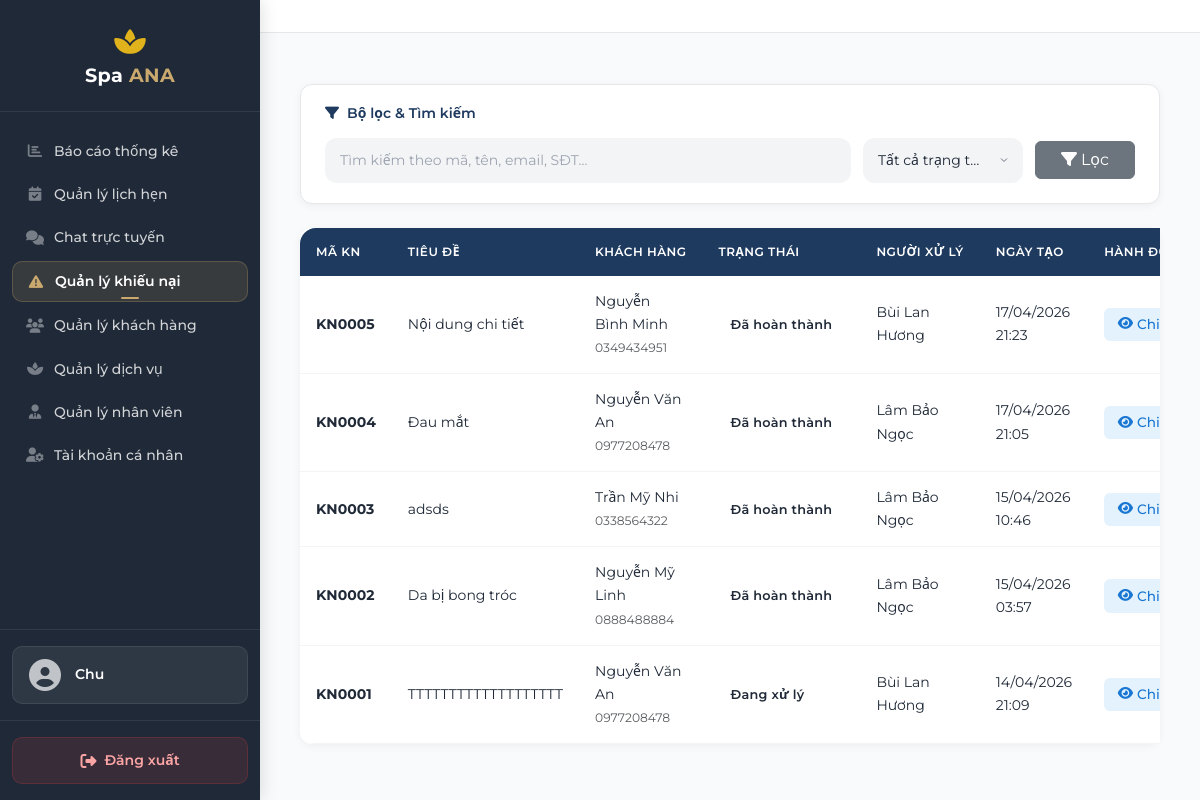
The app's page /manage/complaints/ (signed in) with its own data.
### complaints/models.py (models this page shows, shortened)
class Complaint(models.Model):
    STATUS_CHOICES = [
        ('NEW', 'Mới tạo'),
        ('IN_PROGRESS', 'Đang xử lý'),
        ('RESOLVED', 'Đã hoàn thành'),
    ]
    code = models.CharField(max_length=10, unique=True, blank=True, verbose_name='Mã khiếu nại')
    customer = models.ForeignKey(
        'customers.CustomerProfile', on_delete=models.SET_NULL,
        null=True, blank=True,
        related_name='complaints', verbose_name='Khách hàng'
    )
    full_name = models.CharField(max_length=100, verbose_name='Họ và tên')
    phone = models.CharField(max_length=15, verbose_name='Số điện thoại')
    email = models.CharField(max_length=255, blank=True, null=True, verbose_name='Email')
    customer_name_snapshot = models.CharField(max_length=100, blank=True, null=True, verbose_name='Tên KH (snapshot)')
    customer_phone_snapshot = models.CharField(max_length=15, blank=True, null=True, verbose_name='SĐT KH (snapshot)')
    customer_email_snapshot = models.CharField(max_length=255, blank=True, null=True, verbose_name='Email KH (snapshot)')
    title = models.CharField(max_length=200, verbose_name='Tiêu đề khiếu nại')
    content = models.TextField(verbose_name='Nội dung khiếu nại')
    incident_date = models.DateTimeField(blank=True, null=True, verbose_name='Ngày xảy ra sự cố')
    appointment_code = models.CharField(max_length=10, blank=True, null=True, verbose_name='Mã lịch hẹn liên quan')
    related_service = models.ForeignKey(
        'spa_services.Service', on_delete=models.SET_NULL,
        null=True, blank=True, verbose_name='Dịch vụ liên quan'
    )
    expected_solution = models.CharField(max_length=1000, blank=True, null=True, verbose_name='Giải pháp mong muốn')
    status = models.CharField(max_length=20, choices=STATUS_CHOICES, default='NEW', verbose_name='Trạng thái')
    assigned_to = models.ForeignKey(
        User, on_delete=models.SET_NULL,
        null=True, blank=True,
        related_name='assigned_complaints', verbose_name='Người phụ trách'
    )
    resolution = models.TextField(blank=True, null=True, verbose_name='Kết quả xử lý')
    note = models.TextField(blank=True, null=True, verbose_name='Ghi chú nội bộ')
    resolved_at = models.DateTimeField(null=True, blank=True, verbose_name='Thời điểm giải quyết xong')
    created_at = models.DateTimeField(auto_now_add=True, verbose_name='Thời điểm tạo')
    updated_at = models.DateTimeField(auto_now=True, null=True, blank=True, verbose_name='Thời điểm cập nhật')
    class Meta:
        db_table = 'complaints'
        verbose_name = 'Khiếu nại'
        verbose_name_plural = 'Khiếu nại'
        ordering = ['-created_at']
        indexes = [
            models.Index(fields=['code']),
            models.Index(fields=['status', 'created_at']),
            models.Index(fields=['assigned_to']),
        ]
        constraints = [
            models.CheckConstraint(
                check=models.Q(status__in=['NEW', 'IN_PROGRESS', 'RESOLVED']),
                name='complaint_status_valid'
            ),
            models.CheckConstraint(
                check=models.Q(resolved_at__isnull=True) | models.Q(resolved_at__gte=models.F('created_at')),
                name='complaint_resolved_at_valid'
            ),
        ]

### complaints/views.py (the view, shortened to what this page needs)
# urls.py: path('manage/complaints/', views.admin_complaints, name='admin_complaints'),
@login_required(login_url='accounts:login')
def admin_complaints(request):
    if not (request.user.is_staff or request.user.is_superuser):
        messages.error(request, 'Bạn không có quyền truy cập trang này.')
        return redirect('pages:home')
    complaints_list = Complaint.objects.all().order_by('-created_at')
    search = request.GET.get('search', '')
    status = request.GET.get('status', '')
    if status:
        complaints_list = complaints_list.filter(status=status)
    paginator = Paginator(complaints_list, 10)
    page = request.GET.get('page', 1)
    complaints = paginator.get_page(page)
    context = {
        'complaints': complaints,
        'search': search,
        'status_filter': status,
    }
    return render(request, 'manage/pages/admin_complaints.html', context)

### templates/manage/pages/admin_complaints.html (shortened to what this page needs)
{% extends "manage/base.html" %}
{% load static %}
{% block content %}
<div class="container-fluid py-4">
    <div class="filter-section">
        <h6><i class="fas fa-filter me-2"></i>Bộ lọc & Tìm kiếm</h6>
        <form method="get" class="filter-row" id="complaintsFilterForm">
            <div class="search-input">
                <input type="text" class="form-control" name="search" id="complaintsSearch" value="{{ search }}" placeholder="Tìm kiếm theo mã, tên, email, SĐT...">
            </div>
            <div class="filter-select">
                <select class="form-select" name="status" id="complaintsStatus">
                    <option value="">Tất cả trạng thái</option>
                </select>
            </div>
            <div class="filter-btn">
                <button type="button" class="btn btn-secondary w-100 btn-nowrap" id="complaintsFilterBtn">
                </button>
            </div>
        </form>
    </div>
    <div class="card table-card">
        <div class="table-responsive">
            <table class="table admin-table table-hover mb-0">
                <thead>
                    <tr>
                    <th>Mã KN</th>
                        <th>Tiêu đề</th>
                        <th>Khách hàng</th>
                        <th>Trạng thái</th>
                        <th>Người xử lý</th>
                        <th>Ngày tạo</th>
                        <th class="action-col">Hành động</th>
                    </tr>
                </thead>
                <tbody>
                    {% for complaint in complaints %}
                    <tr>
                        <td><strong>{{ complaint.code }}</strong></td>
                        <td>{{ complaint.title|truncatechars:30 }}</td>
                        <td>
                            {{ complaint.customer_name_snapshot }}<br>
                            <small class="text-muted">{{ complaint.customer_phone_snapshot }}</small>
                        </td>
                        <td><span class="status-badge status-{{ complaint.status }}">{{ complaint.get_status_display }}</span></td>
                        <td>
                            {% if complaint.assigned_to %}
                                {{ complaint.assigned_to.get_full_name|default:complaint.assigned_to.username }}
                            {% else %}
                                <em class="text-muted">Chưa phân công</em>
                            {% endif %}
                        </td>
                        <td>{{ complaint.created_at|date:"d/m/Y H:i" }}</td>
                        <td class="action-col">
                            <a href="{% url 'complaints:admin_complaint_detail' complaint.id %}" class="btn btn-action btn-view">
                                <i class="fas fa-eye"></i> <span>Chi tiết</span>
                            </a>
                        </td>
                    </tr>
                    {% endfor %}
                </tbody>
            </table>
        </div>
    </div>
</div>
{% endblock %}

### templates/manage/includes/sidebar.html (shortened to what this page needs)
{% load static %}
<nav class="admin-sidebar" id="sidebar">
    <div class="sidebar-header">
        <i class="fas fa-spa fa-2x mb-2" style="color: #E0B21B;"></i>
        <h3>Spa <span>ANA</span></h3>
    </div>
    <ul class="nav flex-column sidebar-nav">
        {% if request.user.is_superuser %}
        <li class="nav-item">
            <a class="nav-link {% if request.resolver_match.url_name == 'admin_reports' %}active{% endif %}" href="{% url 'reports:admin_reports' %}">
                <i class="fas fa-chart-bar"></i>
                Báo cáo thống kê
            </a>
        </li>
        {% endif %}
        <li class="nav-item">
            <a class="nav-link {% if request.resolver_match.url_name == 'admin_appointments' %}active{% endif %}" href="{% url 'appointments:admin_appointments' %}">
                <i class="fas fa-calendar-check"></i>
                <span class="sidebar-link-label">Quản lý lịch hẹn</span>
            </a>
        </li>
        <li class="nav-item">
            <a class="nav-link sidebar-chat-link {% if request.resolver_match.url_name == 'admin_live_chat' %}active{% endif %}" href="{% url 'chat:admin_live_chat' %}">
                <i class="fas fa-comments"></i>
                <span class="sidebar-link-label">Chat trực tuyến</span>
            </a>
        </li>
        <li class="nav-item">
            <a class="nav-link {% if request.resolver_match.url_name == 'admin_complaints' %}active{% endif %}" href="{% url 'complaints:admin_complaints' %}">
                <i class="fas fa-exclamation-triangle"></i>
                <span class="sidebar-link-label">Quản lý khiếu nại</span>
            </a>
        </li>
        <li class="nav-item">
            <a class="nav-link {% if request.resolver_match.url_name == 'admin_customers' %}active{% endif %}" href="{% url 'customers:admin_customers' %}">
                <i class="fas fa-users"></i>
                Quản lý khách hàng
            </a>
        </li>
        <li class="nav-item">
            <a class="nav-link {% if request.resolver_match.url_name == 'admin_services' %}active{% endif %}" href="{% url 'spa_services:admin_services' %}">
                <i class="fas fa-spa"></i>
                Quản lý dịch vụ
            </a>
        </li>
        {% if request.user.is_superuser %}
        <li class="nav-item">
            <a class="nav-link {% if request.resolver_match.url_name == 'admin_staff' %}active{% endif %}" href="{% url 'staff:admin_staff' %}">
                <i class="fas fa-user-tie"></i>
                Quản lý nhân viên
            </a>
        </li>
        {% endif %}
        <li class="nav-item">
            <a class="nav-link {% if request.resolver_match.url_name == 'admin_profile' %}active{% endif %}" href="{% url 'admin_panel:admin_profile' %}">
                <i class="fas fa-user-cog"></i>
                Tài khoản cá nhân
            </a>
        </li>
    </ul>
    <div class="sidebar-user-info">
        <div class="user-avatar-section">
            <div class="user-avatar">
                <i class="fas fa-user-circle"></i>
            </div>
            <div class="user-name">
                {% if request.user.customerprofile.full_name %}
                    {{ request.user.customerprofile.full_name }}
                {% else %}
                    {{ request.user.username }}
                {% endif %}
            </div>
        </div>
    </div>
    <div class="sidebar-footer">
        <a href="{% url 'admin_panel:admin_logout' %}" class="btn btn-logout logout-link">
            <i class="fas fa-sign-out-alt"></i>
            Đăng xuất
        </a>
    </div>
</nav>

### static/css/style.css (style rules this page uses)
:root { --gold: #c9a96e; --gold-light: #e8d5b0; --gold-muted: rgba(201,169,110,.10); --gold-hover: #b8935a; --gold-border: rgba(201,169,110,.30); --text-primary: #1f2937; --text-secondary: #6b7280; --text-muted: #9ca3af; --bg-page: #f9fafb; --bg-white: #ffffff; --bg-subtle: #f3f4f6; --bg-hover: #f0f0ee; --status-pending-bg: #fefce8; --status-pending-text: #92400e; --status-confirm-bg: #eff6ff; --status-confirm-text: #1e40af; --status-done-bg: #f0fdf4; --status-done-text: #166534; --status-cancel-bg: #f3f4f6; --status-cancel-text: #4b5563; --status-reject-bg: #fee2e2; --status-reject-text: #b91c1c; --danger: #ef4444; --danger-light: #fee2e2; --danger-text: #991b1b; --success: #22c55e; --success-light: #dcfce7; --success-text: #166534; --warning-light: #fefce8; --warning-text: #92400e; --border: #e5e7eb; --shadow-xs: 0 1px 3px rgba(0,0,0,.05); --shadow-sm: 0 2px 8px rgba(0,0,0,.07); --shadow-md: 0 4px 16px rgba(0,0,0,.09); --shadow-gold: 0 4px 16px rgba(201,169,110,.20); --r-sm: 8px; --r-md: 12px; --r-lg: 16px; --r-xl: 20px; --r-pill: 999px; --sp-xs: 8px; --sp-sm: 12px; --sp-md: 20px; --sp-lg: 28px; --sp-xl: 40px; --font-ui: 'Montserrat', system-ui, sans-serif; --ease: all .2s ease; --navbar-h: 68px; }
*, *::before, *::after { box-sizing: border-box; margin: 0; padding: 0; }
body { font-family: var(--font-ui); font-size: 15px; line-height: 1.65; color: var(--text-primary); background: var(--bg-page); -webkit-font-smoothing: antialiased; overflow-x: hidden; }
a { text-decoration: none; transition: var(--ease); }
button { font-family: var(--font-ui); }
.nav-link { font-size: .875rem; font-weight: 500; color: var(--text-secondary) !important; padding: .5rem .875rem !important; border-radius: var(--r-sm); transition: var(--ease); position: relative; }
.nav-link.active { color: var(--text-primary) !important; font-weight: 600; }
.nav-link.active::after { content: ''; position: absolute; bottom: 2px; left: 50%; transform: translateX(-50%); width: 18px; height: 2px; background: var(--gold); border-radius: 2px; }
.form-control, .form-select, .lux-input, .lux-select, .lux-textarea { display: block; width: 100%; padding: 11px 14px; background: var(--bg-subtle); border: 1px solid transparent; border-radius: var(--r-md); font-family: var(--font-ui); font-size: .875rem; color: var(--text-primary); transition: var(--ease); outline: none; appearance: none; -webkit-appearance: none; }
.form-control::placeholder, .lux-input::placeholder, .lux-textarea::placeholder { color: var(--text-muted); }
.form-select { background-repeat: no-repeat; background-position: right 12px center; padding-right: 36px; }
.btn-lux-full, .w-100 { width: 100%; }
.card, .lux-card { background: var(--bg-white); border-radius: var(--r-lg); border: 1px solid var(--border); box-shadow: var(--shadow-sm); transition: box-shadow .2s, transform .2s; }
.lux-badge, .status-badge { display: inline-flex; align-items: center; gap: 5px; padding: 4px 11px; border-radius: var(--r-pill); font-size: .72rem; font-weight: 600; letter-spacing: .02em; white-space: nowrap; }
.table { border-radius: var(--r-lg); overflow: hidden; }
.table thead { background: var(--bg-subtle); color: var(--text-primary); }
.table thead th { border: none; font-weight: 600; font-size: .78rem; text-transform: uppercase; letter-spacing: .04em; color: var(--text-secondary); padding: .875rem 1rem; }
.table tbody tr { border-bottom: 1px solid var(--border); transition: background .15s; }
.table tbody td { padding: .875rem 1rem; vertical-align: middle; }

### records on screen
Complaint: code "KN0005", title "Nội dung chi tiết", customer_name_snapshot "Nguyễn Bình Minh", customer_phone_snapshot "0349434951", status "Đã hoàn thành", assigned_to.get_full_name "Bùi Lan Hương", created_at "17/04/2026 21:23"
Complaint: code "KN0004", title "Đau mắt", customer_name_snapshot "Nguyễn Văn An", customer_phone_snapshot "0977208478", status "Đã hoàn thành", assigned_to.get_full_name "Lâm Bảo Ngọc", created_at "17/04/2026 21:05"
Complaint: code "KN0003", title "adsds", customer_name_snapshot "Trần Mỹ Nhi", customer_phone_snapshot "0338564322", status "Đã hoàn thành", assigned_to.get_full_name "Lâm Bảo Ngọc", created_at "15/04/2026 10:46"
Complaint: code "KN0002", title "Da bị bong tróc", customer_name_snapshot "Nguyễn Mỹ Linh", customer_phone_snapshot "0888488884", status "Đã hoàn thành", assigned_to.get_full_name "Lâm Bảo Ngọc", created_at "15/04/2026 03:57"
Complaint: code "KN0001", title "TTTTTTTTTTTTTTTTTTT", customer_name_snapshot "Nguyễn Văn An", customer_phone_snapshot "0977208478", status "Đang xử lý", assigned_to.get_full_name "Bùi Lan Hương", created_at "14/04/2026 21:09"

### other values on screen
{{ request.user.username }} "Chu"
